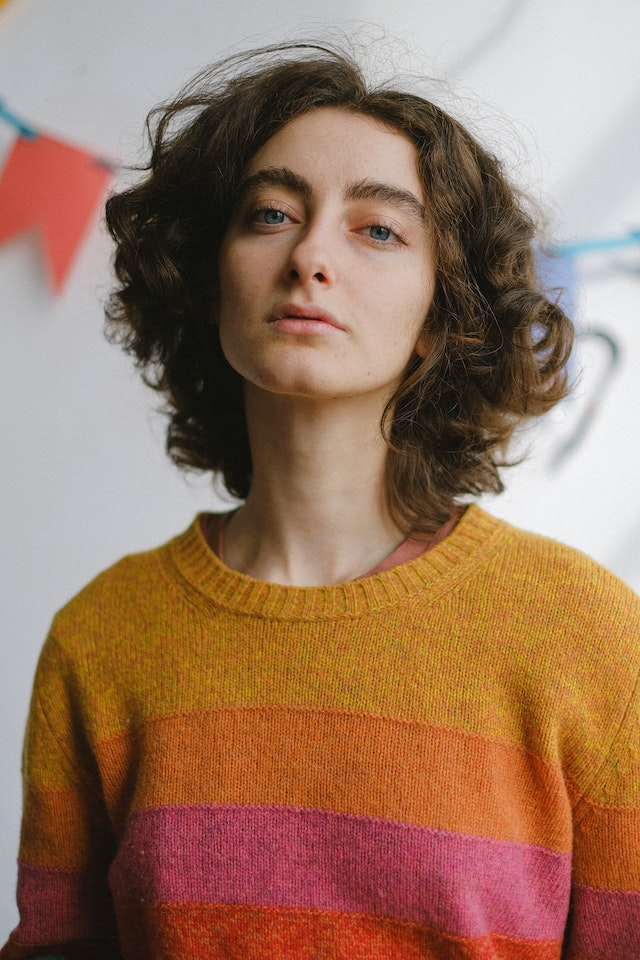
#> input picture Session 2/image.jpg, 640 x 960 px, found by its file name
$ python 'Reading Images using OpenCV.py'
#> lines starting #> are read from the running program, lines starting #| are printed output that depends on the picture
import cv2

# Load an image in color format
img_color = cv2.imread('path/to/image.jpg', cv2.IMREAD_COLOR)
#> img_color is the input picture: shape (960, 640, 3); mean B, G, R 96.3, 118.2, 154.2

# Load an image in grayscale format
img_gray = cv2.imread('path/to/image.jpg', cv2.IMREAD_GRAYSCALE)
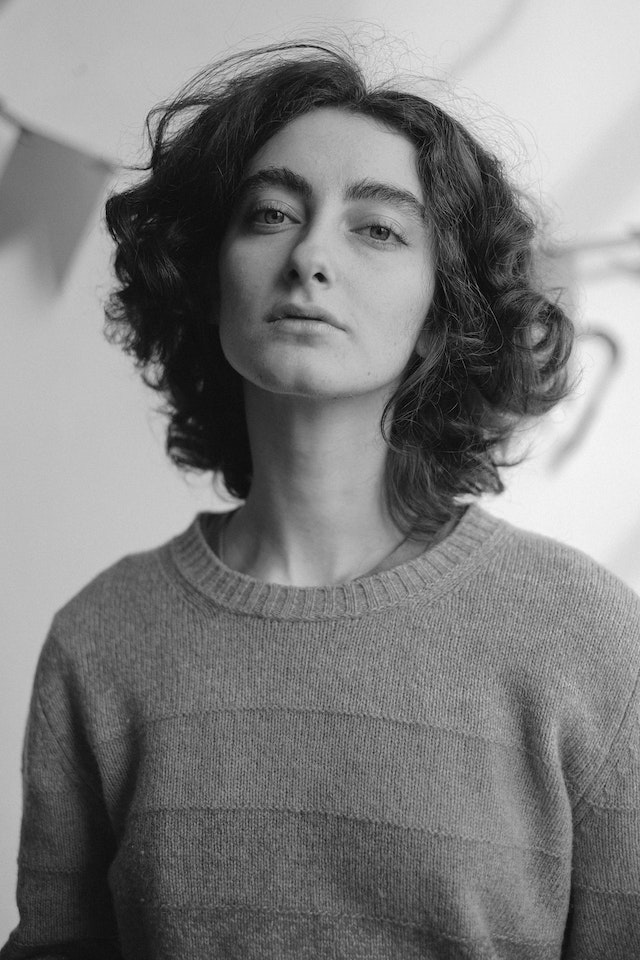
#> img_gray: shape (960, 640); min 0, max 246, mean 126.5

# Load an image as is, including alpha channel if present
img_unchanged = cv2.imread('path/to/image.png', cv2.IMREAD_UNCHANGED)

$ run again, with Session 2/eyeGaze.jpg copied over Session 2/image.jpg
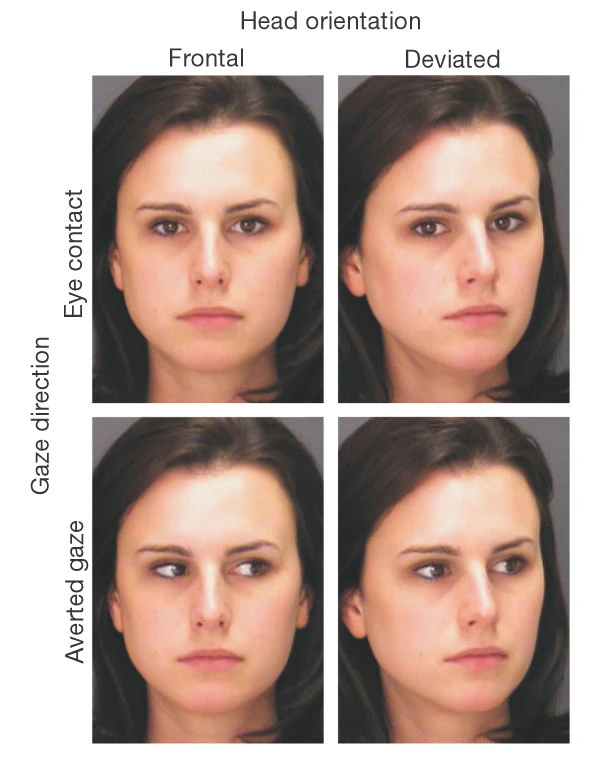
#> input picture Session 2/eyeGaze.jpg, 600 x 770 px, found by its file name
#> img_color is the input picture: shape (770, 600, 3); mean B, G, R 152.7, 162.1, 184.1
#> `img_gray = cv2.imread('path/to/image.jpg', cv2.IMREAD_GRAYSCALE)`:
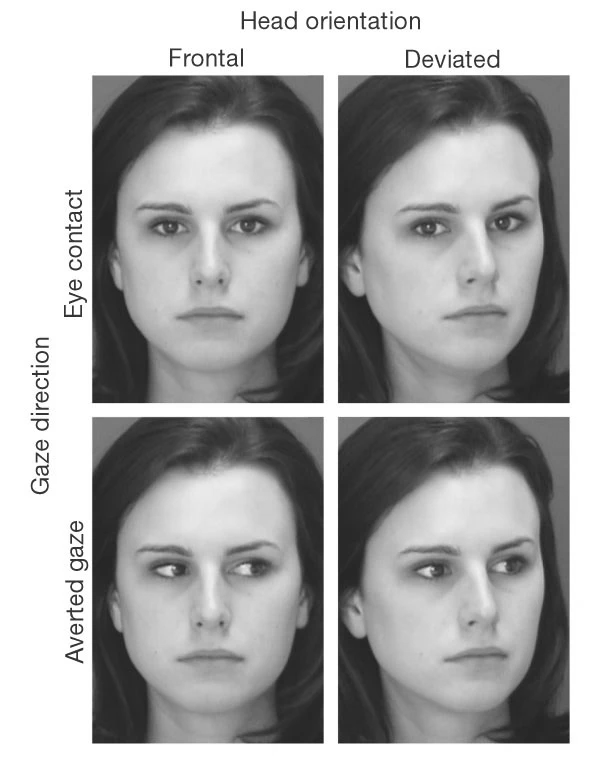
#> img_gray: shape (770, 600); min 30, max 255, mean 167.6

$ run again, with Session 2/front.jpg copied over Session 2/image.jpg
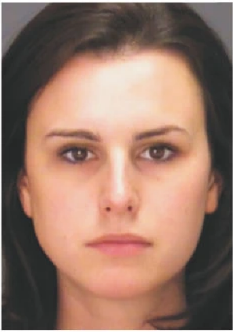
#> input picture Session 2/front.jpg, 233 x 332 px, found by its file name
#> img_color is the input picture: shape (332, 233, 3); mean B, G, R 104.1, 118.9, 151.4
#> `img_gray = cv2.imread('path/to/image.jpg', cv2.IMREAD_GRAYSCALE)`:
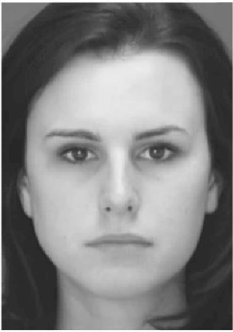
#> img_gray: shape (332, 233); min 31, max 255, mean 128.8
